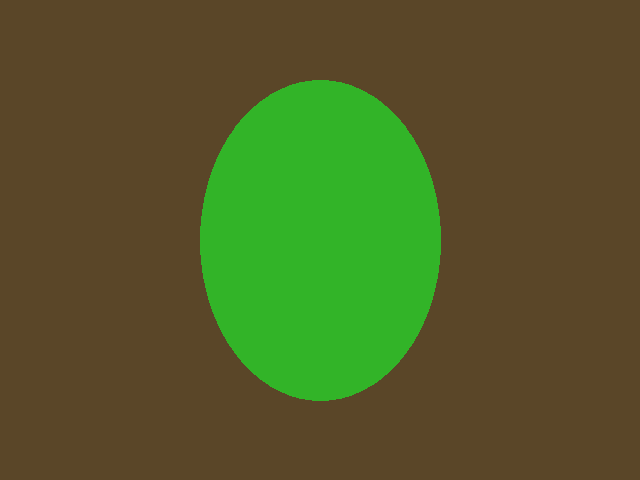
#> input picture ros2_ws/src/plant_health_camera/plant_health_camera/data/samples/sample_plant.png, 640 x 480 px
$ python -i pipeline.py   (imports and definitions only)
#> lines starting #> are read from the running program, lines starting #| are printed output that depends on the picture; after the words box and inside, x2 and y2 are one past the last pixel; in counts of white or black regions, pixels touching at a corner belong together
"""
OpenCV processing stages for plant images.

Each public function documents *why* the algorithm is used (see also
docs/design/CV_ALGORITHMS.md). Prefer reading that doc over cargo-culting cv2 calls.
"""

from __future__ import annotations

import cv2
import numpy as np
import numpy.typing as npt

from plant_health_cv.result import BoundingBox, PipelineResult


def validate_bgr(image: npt.NDArray[np.uint8]) -> npt.NDArray[np.uint8]:
    if not isinstance(image, np.ndarray):
        raise TypeError("image must be ndarray")
    if image.ndim != 3 or image.shape[2] != 3:
        raise ValueError(f"expected BGR HxWx3, got shape {image.shape}")
    if image.dtype != np.uint8:
        raise ValueError(f"expected uint8, got {image.dtype}")
    if image.size == 0:
        raise ValueError("empty image")
    return image


def resize_bgr(
    image: npt.NDArray[np.uint8],
    *,
    width: int,
    height: int,
) -> npt.NDArray[np.uint8]:
    """
    Algorithm: bilinear resize (cv2.INTER_LINEAR).

    Why: normalize resolution for stable HSV thresholds and feature scales.
    """
    if width < 8 or height < 8:
        raise ValueError("width/height must be >= 8")
    return cv2.resize(image, (width, height), interpolation=cv2.INTER_LINEAR)


def denoise_bgr(image: npt.NDArray[np.uint8], *, ksize: int = 5) -> npt.NDArray[np.uint8]:
    """
    Algorithm: Gaussian blur.

    Why: reduce sensor noise before color thresholding; small ksize keeps edges.
    Sensitivity: larger ksize merges leaf boundaries; keep odd and small (3–7).
    """
    if ksize % 2 == 0 or ksize < 1:
        raise ValueError("ksize must be odd and >= 1")
    return cv2.GaussianBlur(image, (ksize, ksize), 0)


def bgr_to_hsv(image: npt.NDArray[np.uint8]) -> npt.NDArray[np.uint8]:
    """
    Algorithm: BGR→HSV color-space conversion.

    Why: plant green is more separable in Hue than in RGB under stable lighting.
    """
    return cv2.cvtColor(image, cv2.COLOR_BGR2HSV)


def segment_green_hsv(
    hsv: npt.NDArray[np.uint8],
    *,
    h_min: int = 35,
    h_max: int = 85,
    s_min: int = 40,
    v_min: int = 40,
) -> npt.NDArray[np.uint8]:
    """
    Algorithm: HSV in-range threshold for green foliage.

    Why: controlled greenhouse lighting makes color segmentation practical
    before investing in deep-learning segmentation (see ADR candidates).
    Limitations: fails under strong yellow cast / mixed artificial lights.
    """
    lower = np.array([h_min, s_min, v_min], dtype=np.uint8)
    upper = np.array([h_max, 255, 255], dtype=np.uint8)
    return cv2.inRange(hsv, lower, upper)


def morph_cleanup(
    mask: npt.NDArray[np.uint8],
    *,
    open_ksize: int = 3,
    close_ksize: int = 5,
) -> npt.NDArray[np.uint8]:
    """
    Algorithm: morphological open then close.

    Why: open removes speckles; close fills small holes in leaf masks.
    """
    if open_ksize > 1:
        kernel_o = cv2.getStructuringElement(cv2.MORPH_ELLIPSE, (open_ksize, open_ksize))
        mask = cv2.morphologyEx(mask, cv2.MORPH_OPEN, kernel_o)
    if close_ksize > 1:
        kernel_c = cv2.getStructuringElement(cv2.MORPH_ELLIPSE, (close_ksize, close_ksize))
        mask = cv2.morphologyEx(mask, cv2.MORPH_CLOSE, kernel_c)
    return mask


def largest_contour_roi(
    mask: npt.NDArray[np.uint8],
    bgr: npt.NDArray[np.uint8],
) -> tuple[npt.NDArray[np.uint8] | None, BoundingBox | None, float, tuple[float, float] | None]:
    """
    Algorithm: external contours; keep largest by area; crop bounding rect.

    Why: focus features on the primary plant region; ignore background clutter.
    Returns: (roi_bgr, bbox, contour_area, centroid_xy)
    """
    contours, _ = cv2.findContours(mask, cv2.RETR_EXTERNAL, cv2.CHAIN_APPROX_SIMPLE)
    if not contours:
        return None, None, 0.0, None
    largest = max(contours, key=cv2.contourArea)
    area = float(cv2.contourArea(largest))
    if area <= 0:
        return None, None, 0.0, None
    x, y, w, h = cv2.boundingRect(largest)
    roi = bgr[y : y + h, x : x + w].copy()
    moments = cv2.moments(largest)
    if moments["m00"] != 0:
        cx = float(moments["m10"] / moments["m00"])
        cy = float(moments["m01"] / moments["m00"])
        centroid = (cx, cy)
    else:
        centroid = None
    return roi, BoundingBox(x=x, y=y, width=w, height=h), area, centroid


def extract_mask_features(
    bgr: npt.NDArray[np.uint8],
    mask: npt.NDArray[np.uint8],
    *,
    contour_area: float,
    bbox: BoundingBox | None,
    centroid: tuple[float, float] | None,
) -> dict[str, float]:
    """Compute classical features used later by health/ML stages."""
    total = float(mask.size)
    leaf_pixels = float(np.count_nonzero(mask))
    green_ratio = leaf_pixels / total if total else 0.0
    hsv = bgr_to_hsv(bgr)
    if leaf_pixels > 0:
        mean_h, mean_s, mean_v, _ = cv2.mean(hsv, mask=mask)
    else:
        mean_h = mean_s = mean_v = 0.0
    features: dict[str, float] = {
        "leaf_area": leaf_pixels,
        "green_pixel_ratio": green_ratio,
        "mean_hue": float(mean_h),
        "mean_saturation": float(mean_s),
        "mean_value": float(mean_v),
        "contour_area": float(contour_area),
    }
    if bbox is not None:
        features["bbox_x"] = float(bbox.x)
        features["bbox_y"] = float(bbox.y)
        features["bbox_w"] = float(bbox.width)
        features["bbox_h"] = float(bbox.height)
    if centroid is not None:
        features["centroid_x"] = float(centroid[0])
        features["centroid_y"] = float(centroid[1])
    return features


def draw_visualization(
    bgr: npt.NDArray[np.uint8],
    mask: npt.NDArray[np.uint8],
    bbox: BoundingBox | None,
) -> npt.NDArray[np.uint8]:
    """Overlay mask edges and bbox for operator debugging."""
    viz = bgr.copy()
    contours, _ = cv2.findContours(mask, cv2.RETR_EXTERNAL, cv2.CHAIN_APPROX_SIMPLE)
    cv2.drawContours(viz, contours, -1, (0, 255, 255), 2)
    if bbox is not None:
        cv2.rectangle(
            viz,
            (bbox.x, bbox.y),
            (bbox.x + bbox.width, bbox.y + bbox.height),
            (255, 128, 0),
            2,
        )
    return viz


def run_pipeline(
    image_bgr: npt.NDArray[np.uint8],
    *,
    width: int = 320,
    height: int = 240,
    blur_ksize: int = 5,
    h_min: int = 35,
    h_max: int = 85,
    s_min: int = 40,
    v_min: int = 40,
) -> PipelineResult:
    """Full PHP-06 pipeline: validate → resize → denoise → HSV → segment → ROI → features → viz."""
    image = validate_bgr(image_bgr)
    resized = resize_bgr(image, width=width, height=height)
    denoised = denoise_bgr(resized, ksize=blur_ksize)
    hsv = bgr_to_hsv(denoised)
    mask = segment_green_hsv(hsv, h_min=h_min, h_max=h_max, s_min=s_min, v_min=v_min)
    mask = morph_cleanup(mask)
    roi, bbox, contour_area, centroid = largest_contour_roi(mask, denoised)
    features = extract_mask_features(
        denoised, mask, contour_area=contour_area, bbox=bbox, centroid=centroid
    )
    viz = draw_visualization(denoised, mask, bbox)
    return PipelineResult(
        processed_bgr=denoised,
        mask=mask,
        roi_bgr=roi,
        viz_bgr=viz,
        features=features,
        bbox=bbox,
    )

>>> import cv2
>>> picture = cv2.imread('../../plant_health_camera/plant_health_camera/data/samples/sample_plant.png')
#> picture is the input picture: shape (480, 640, 3); mean B, G, R 40, 91.7, 82.1
>>> result = run_pipeline(picture)
#> in bgr_to_hsv, `return cv2.cvtColor(image, cv2.COLOR_BGR2HSV)`: returned value: shape (240, 320, 3); mean H, S, V 26.1, 153, 107.6
#> in segment_green_hsv, `return cv2.inRange(hsv, lower, upper)`:
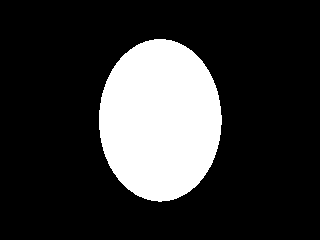
#> returned value: shape (240, 320); 20.3% white; 1 white region
#> in largest_contour_roi, `contours, _ = cv2.findContours(mask, cv2.RETR_EXTERNAL, cv2.CHAIN_APPR..`: contours = 1 contour; box (x1, y1, x2, y2) and area: (99, 39, 222, 202) 15422
#> in largest_contour_roi, `largest = max(contours, key=cv2.contourArea)`: largest = contour of 208 points, box (x1, y1, x2, y2) (99, 39, 222, 202), area 15422
#> in largest_contour_roi, `area = float(cv2.contourArea(largest))`: area = 15422.5
#> in largest_contour_roi, `x, y, w, h = cv2.boundingRect(largest)`: x = 99; y = 39; w = 123; h = 163
#> in largest_contour_roi, `roi = bgr[y : y + h, x : x + w].copy()`:
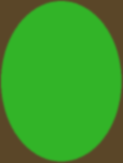
#> roi: shape (163, 123, 3); mean B, G, R 40, 153.3, 59.7
#> in largest_contour_roi, `moments = cv2.moments(largest)`: moments = moments, m00 15422.5, centre m10/m00, m01/m00 = (159.8, 119.7)
#> in largest_contour_roi, `cx = float(moments["m10"] / moments["m00"])`: cx = 159.8
#> in largest_contour_roi, `cy = float(moments["m01"] / moments["m00"])`: cy = 119.7
#> in largest_contour_roi, `centroid = (cx, cy)`: centroid = (159.8, 119.7)
#> in run_pipeline, `roi, bbox, contour_area, centroid = largest_contour_roi(mask, denoised)`: contour_area = 15422.5; centroid = (159.8, 119.7)
#> in extract_mask_features, `leaf_pixels = float(np.count_nonzero(mask))`: leaf_pixels = 15626
#> in extract_mask_features, `green_ratio = leaf_pixels / total if total else 0.0`: green_ratio = 0.203
#> in extract_mask_features, `mean_h, mean_s, mean_v, _ = cv2.mean(hsv, mask=mask)`: mean_h = 57.38; mean_s = 196.4; mean_v = 176.6
#> in extract_mask_features, `features: dict[str, float] = { "leaf_area": leaf_pixels, "green_pixel_..`: features = {'leaf_area': 15626, 'green_pixel_ratio': 0.203, 'mean_hue': 57.38, 'mean_saturation': 196.4, 'mean_value': 176.6, 'contour_area': 15422.5}
#> in run_pipeline, `features = extract_mask_features( denoised, mask, contour_area=contour..`: features = 12 items
#> in draw_visualization, `cv2.rectangle( viz, (bbox.x, bbox.y), (bbox.x + bbox.width, bbox.y + b..`:
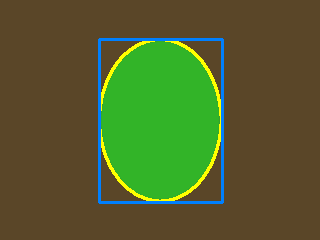
#> viz: shape (240, 320, 3); mean B, G, R 44.1, 95.4, 83.2
